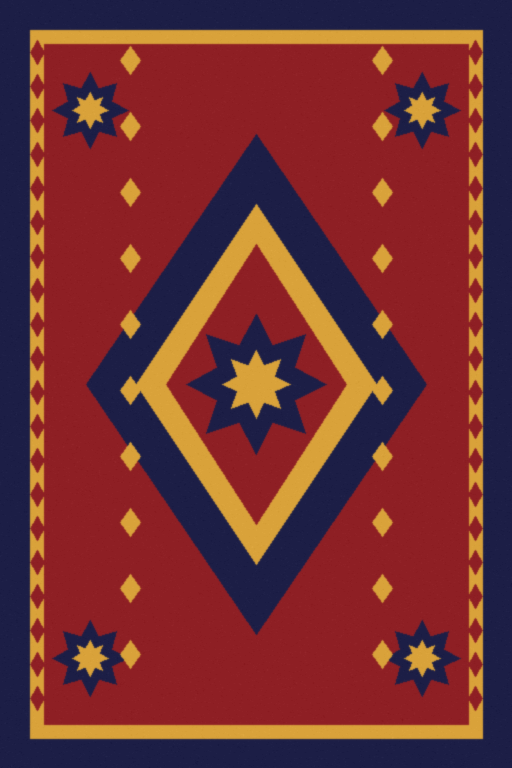
#> input picture samarkand/3d/scripts/tex2/carpet1.png, 512 x 768 px
$ python textures8.py
#> lines starting #> are read from the running program, lines starting #| are printed output that depends on the picture; after the words box and inside, x2 and y2 are one past the last pixel; in counts of white or black regions, pixels touching at a corner belong together
#> in tekke, `im = Image.new('RGB', (W_, H_), RED)`:
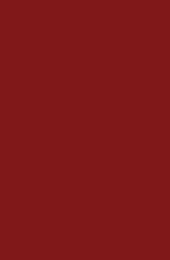
#> im: PIL image 170x260 RGB; mean R, G, B 128, 24, 26
"""R12 rev. 8 textiles: woven, not printed. Every rug is designed at KNOT resolution and rendered knot by knot (abrash
bands, per-knot colour scatter, pile shading, wear); kilims get weft ribs and slits; suzani is embroidered (chain-stitch
relief on a linen ground); adras ikat gets the warp-feathered edges of real resist dyeing. Writes tex2/*.png.
Usage: python3 textures8.py"""
import os, math, random
import numpy as np
from PIL import Image, ImageDraw, ImageFilter
OUT = os.path.join(os.path.dirname(os.path.abspath(__file__)), 'tex2')
BASE = os.path.dirname(os.path.abspath(__file__))

def lowfreq(h, w, cells, seed):
    """smooth noise 0..1 (bilinear upsampled random grid)"""
    r = np.random.default_rng(seed); g = r.random((cells + 1, int(cells * w / h) + 2))
    return np.asarray(Image.fromarray((g * 255).astype(np.uint8)).resize((w, h), Image.BICUBIC), np.float32) / 255.0

def abrash(h, seed, amp=0.07):
    """per-row multiplier: yarn lots dyed slightly differently -> horizontal bands of 4..30 rows"""
    r = random.Random(seed); f = np.ones(h, np.float32); y = 0
    while y < h:
        n = r.randint(4, 30); f[y:y + n] = 1 + r.uniform(-amp, amp); y += n
    return np.convolve(f, np.ones(3) / 3, 'same')

def pile(design, k=6, seed=1, wear=0.12, warp=(150, 120, 100)):
    """design: (H, W, 3) uint8 at knot resolution -> pile rug image (H*k, W*k)"""
#> called with k = 6, seed = 11, wear = 0.12, warp = (150, 120, 100)
    d = design.astype(np.float32); H, W, _ = d.shape; r = np.random.default_rng(seed)
#> after `H, W, _ = d.shape`: H = 260; W = 170
    sat = (d.max(2) - d.min(2)) / 255.0
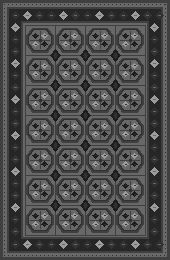
#> sat: shape (260, 170) float32; min 0.11, max 0.612, mean 0.299
    d *= (1 + (abrash(H, seed)[:, None] - 1) * (0.4 + sat))[:, :, None]                           # abrash shows on dyed yarn
    d *= (1 + r.normal(0, 0.035, (H, W)))[:, :, None]                                              # knot-to-knot scatter
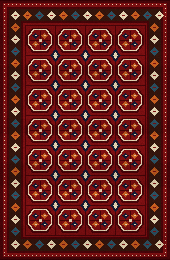
#> d: shape (260, 170, 3) float32; mean of channels 0, 1, 2 112.1, 45.1, 41.7; drawn with min black and max white
    wf = lowfreq(H, W, 6, seed + 7); wm = np.clip((wf - (1 - wear)) / wear, 0, 1)[:, :, None]     # worn patches: pile low, warp shows
    d = d * (1 - 0.18 * wm) + np.array(warp, np.float32) * 0.18 * wm
    big = np.repeat(np.repeat(d, k, 0), k, 1)
    yy, xx = np.mgrid[0:k, 0:k] / (k - 1)                                                          # one knot: lit top, shadowed foot
    cell = 1.04 - 0.14 * yy ** 2 - 0.06 * (2 * xx - 1) ** 2
    big *= np.tile(cell, (H, W))[:, :, None]
    big *= (1 + r.normal(0, 0.04, big.shape[:2]))[:, :, None]                                       # fibre noise
    im = Image.fromarray(np.clip(big, 0, 255).astype(np.uint8))
#> im: PIL image 1020x1560 RGB
    return im.filter(ImageFilter.GaussianBlur(0.7))
#> returned value: PIL image 1020x1560 RGB

def flatweave(design, kx=4, ky=3, seed=1):
    """kilim: weft ribs, warp ridges, slits where the colour changes along a row"""
    d = design.astype(np.float32); H, W, _ = d.shape; r = np.random.default_rng(seed)
    d *= (1 + (abrash(H, seed, 0.05)[:, None] - 1))[:, :, None]
    d *= (1 + r.normal(0, 0.03, (H, W)))[:, :, None]
    slit = np.zeros((H, W), bool); slit[:, 1:] = np.abs(design[:, 1:].astype(int) - design[:, :-1].astype(int)).sum(2) > 60
    big = np.repeat(np.repeat(d, ky, 0), kx, 1)
    yy, xx = np.mgrid[0:ky, 0:kx]
    cell = 1.0 + 0.10 * np.cos(2 * math.pi * yy / ky) - 0.06 * (xx == 0)
    big *= np.tile(cell, (H, W))[:, :, None]
    s = np.repeat(np.repeat(slit, ky, 0), kx, 1); s[:, 1:] &= ~s[:, :-1]
    big[s] *= 0.45
    big *= (1 + r.normal(0, 0.03, big.shape[:2]))[:, :, None]
    return Image.fromarray(np.clip(big, 0, 255).astype(np.uint8)).filter(ImageFilter.GaussianBlur(0.5))

# [27 lines left out: functions handwarp, embroider, not called in this run]

# ---------------------------------------------------------------- BUKHARA (TEKKE) RUG, 170 x 260 knots
RED, DRED, IVORY, NAVY, ORANGE, BROWN, BLUEG = (128, 24, 26), (78, 14, 18), (226, 210, 178), (30, 34, 58), (196, 98, 40), (60, 30, 22), (52, 88, 104)
def tekke():
    W_, H_ = 170, 260; im = Image.new('RGB', (W_, H_), RED); dr = ImageDraw.Draw(im)
    def rect(x0, y0, x1, y1, c): dr.rectangle((x0, y0, x1 - 1, y1 - 1), fill=c)
    # borders: outer guard, main border (stepped octagons on dark), inner guard; elems at both ends
    rect(0, 0, W_, H_, DRED); rect(3, 3, W_ - 3, H_ - 3, RED)
    for x in range(4, W_ - 4, 4): dr.point((x, 4), IVORY); dr.point((x, H_ - 5), IVORY)
    for y in range(4, H_ - 4, 4): dr.point((4, y), IVORY); dr.point((W_ - 5, y), IVORY)
    rect(7, 7, W_ - 7, H_ - 7, DRED); rect(9, 9, W_ - 9, H_ - 9, BROWN); rect(21, 21, W_ - 21, H_ - 21, DRED)
    def star(cx, cy, c1, c2):
        for dy in range(-4, 5):
            w = 4 - abs(dy); dr.line((cx - w, cy + dy, cx + w, cy + dy), fill=c1)
        dr.point((cx, cy), c2); dr.line((cx - 1, cy, cx + 1, cy), fill=c2)
    for i, x in enumerate(range(15, W_ - 10, 12)): star(x, 15, (IVORY, ORANGE, BLUEG)[i % 3], RED); star(x, H_ - 16, (IVORY, ORANGE, BLUEG)[i % 3], RED)
    for i, y in enumerate(range(27, H_ - 20, 12)): star(15, y, (ORANGE, IVORY, BLUEG)[i % 3], RED); star(W_ - 16, y, (ORANGE, IVORY, BLUEG)[i % 3], RED)
    rect(23, 23, W_ - 23, H_ - 23, RED)
    # field: 4 x 7 primary guls (quartered octagons) on a lattice of dark lines, chemche minor guls between
    fx0, fy0, fx1, fy1 = 25, 25, W_ - 25, H_ - 25; nx, ny = 4, 7; gw, gh = (fx1 - fx0) / nx, (fy1 - fy0) / ny
    for i in range(nx + 1): dr.line((fx0 + i * gw, fy0, fx0 + i * gw, fy1), fill=DRED)
    for j in range(ny + 1): dr.line((fx0, fy0 + j * gh, fx1, fy0 + j * gh), fill=DRED)
    for j in range(ny):
        for i in range(nx):
            cx, cy = fx0 + (i + 0.5) * gw, fy0 + (j + 0.5) * gh; a_, b_ = gw * 0.44, gh * 0.40
            oct_ = [(cx - a_ * 0.55, cy - b_), (cx + a_ * 0.55, cy - b_), (cx + a_, cy - b_ * 0.4), (cx + a_, cy + b_ * 0.4),
                    (cx + a_ * 0.55, cy + b_), (cx - a_ * 0.55, cy + b_), (cx - a_, cy + b_ * 0.4), (cx - a_, cy - b_ * 0.4)]
            dr.polygon(oct_, fill=DRED); s = 0.86
            dr.polygon([(cx + (x - cx) * s, cy + (y - cy) * s) for x, y in oct_], fill=IVORY); s = 0.78
            inner = [(cx + (x - cx) * s, cy + (y - cy) * s) for x, y in oct_]
            dr.polygon(inner, fill=RED)
            for q, (sx, sy) in enumerate(((-1, -1), (1, -1), (1, 1), (-1, 1))):              # quarters, colours alternate diagonally
                c = NAVY if q % 2 == 0 else ORANGE
                qx, qy = cx + sx * a_ * 0.36, cy + sy * b_ * 0.36
                dr.polygon([(qx, qy - b_ * 0.22), (qx + a_ * 0.24, qy), (qx, qy + b_ * 0.22), (qx - a_ * 0.24, qy)], fill=c)
                dr.point((int(qx), int(qy)), IVORY); dr.point((int(qx) + 1, int(qy)), IVORY)
            dr.line((cx - a_ * 0.75, cy, cx + a_ * 0.75, cy), fill=DRED, width=1); dr.line((cx, cy - b_ * 0.7, cx, cy + b_ * 0.7), fill=DRED, width=1)
            dr.rectangle((cx - 1, cy - 1, cx + 1, cy + 1), fill=IVORY)
    for j in range(ny + 1):
        for i in range(nx + 1):
            cx, cy = fx0 + i * gw, fy0 + j * gh
            if fx0 < cx < fx1 and fy0 < cy < fy1:
                dr.polygon([(cx, cy - 6), (cx + 5, cy), (cx, cy + 6), (cx - 5, cy)], fill=NAVY); dr.polygon([(cx, cy - 3), (cx + 2, cy), (cx, cy + 3), (cx - 2, cy)], fill=IVORY)
    return np.asarray(im)

# ---------------------------------------------------------------- PALAS (kilim-woven version of a flat design)
def palas_from(path, w=180, h=180):
    im = Image.open(path).convert('RGB').resize((w, h), Image.NEAREST)
    return np.asarray(im.quantize(10, dither=Image.Dither.NONE).convert('RGB'))

# ---------------------------------------------------------------- SUZANI (Nurata / Bukhara type): rosettes, leaves, vines on linen
LIN = (226, 214, 186)
# [102 lines left out: functions suzani, zardevor, adras, canvas, velvet, not called in this run]


# ---------------------------------------------------------------- PAKHTA (cotton-boll) porcelain: cobalt net, white bolls, gold dots
def pakhta(N=512):
    S_ = 4; im = Image.new('RGB', (N * S_, N * S_), (244, 244, 240)); dr = ImageDraw.Draw(im); c = (18, 40, 128); g = (196, 150, 60)
    n = 4; st = N * S_ / n
    for i in range(-1, n + 2):
        for j in range(-1, n + 2):
            cx, cy = (i + (0.5 if j % 2 else 0)) * st, j * st
            R = st * 0.36
            dr.polygon([(cx, cy - R), (cx + R, cy), (cx, cy + R), (cx - R, cy)], fill=c)                   # cobalt boll husk
            for a in range(4):
                an = a * math.pi / 2 + math.pi / 4; px, py = cx + R * 0.32 * math.cos(an), cy + R * 0.32 * math.sin(an)
                dr.ellipse((px - R * 0.3, py - R * 0.3, px + R * 0.3, py + R * 0.3), fill=(250, 250, 248), outline=c, width=S_ * 2)
            dr.ellipse((cx - R * 0.12, cy - R * 0.12, cx + R * 0.12, cy + R * 0.12), fill=g)
            dr.line((cx + R, cy, cx + st - R, cy), fill=c, width=S_ * 5)
    im = im.resize((N, N), Image.LANCZOS)
    a = np.asarray(im, np.float32) * (1 + np.random.default_rng(1).normal(0, 0.012, (N, N)))[:, :, None]
    return Image.fromarray(np.clip(a, 0, 255).astype(np.uint8))

if __name__ == '__main__':
    pakhta().save(os.path.join(OUT, 'pakhta.png'))
    pile(tekke(), 6, 11).save(os.path.join(OUT, 'rug_tekke.png')); print('rug_tekke')
    for i, src in enumerate(('carpet1', 'carpet2', 'carpet3', 'carpet4')):
        flatweave(palas_from(os.path.join(OUT, src + '.png')), 5, 4, 20 + i).save(os.path.join(OUT, f'palas{i + 1}.png')); print('palas', i + 1)
#> in palas_from, `return np.asarray(im.quantize(10, dither=Image.Dither.NONE).convert('R..`:
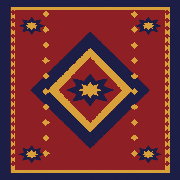
#> returned value: shape (180, 180, 3); mean of channels 0, 1, 2 114.6, 47.4, 49.8; drawn as R, G, B
#> in flatweave, `slit[:, 1:] = np.abs(design[:, 1:].astype(int) - design[:, :-1].astype`:
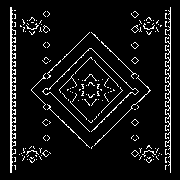
#> slit: shape (180, 180) bool; 7.4% white in thin lines or dots, all inside (x1, y1, x2, y2) = (10, 7, 171, 173)
#> in flatweave, `s = np.repeat(np.repeat(slit, ky, 0), kx, 1)`: s: shape (720, 900) bool; 7.4% white; 154 white regions, largest, box (x1, y1, x2, y2) and area: (50, 28, 80, 692) 11140, (825, 28, 855, 692) 8540, (245, 192, 695, 528) 3440
#> in flatweave, `s[:, 1:] &= ~s[:, :-1]`:
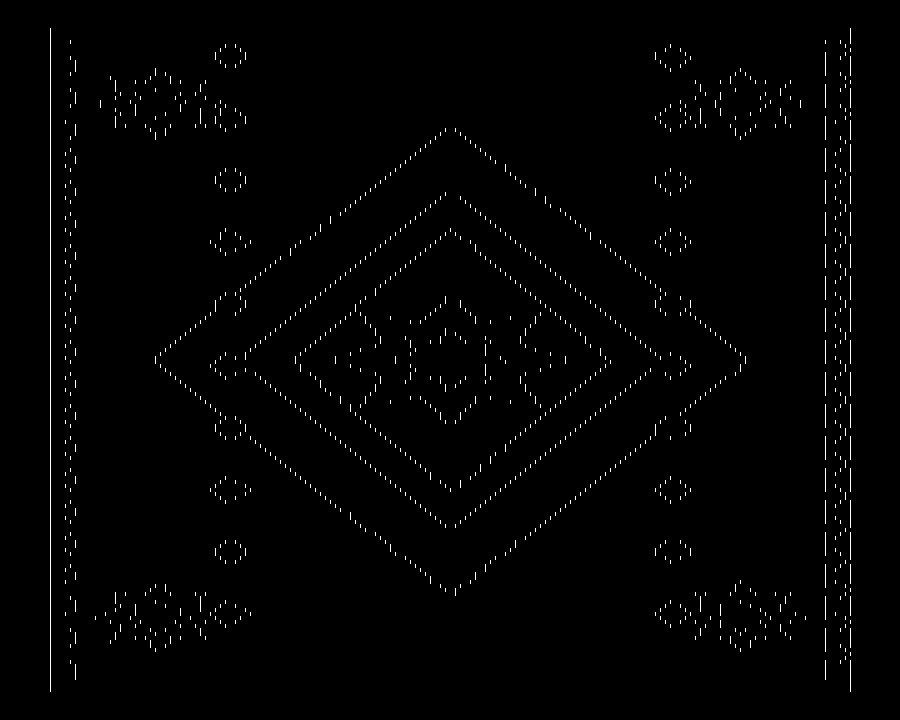
#> s: shape (720, 900) bool; 1.1% white in thin lines or dots, all inside (x1, y1, x2, y2) = (50, 28, 851, 692)
#> in flatweave, `big[s] *= 0.45`:
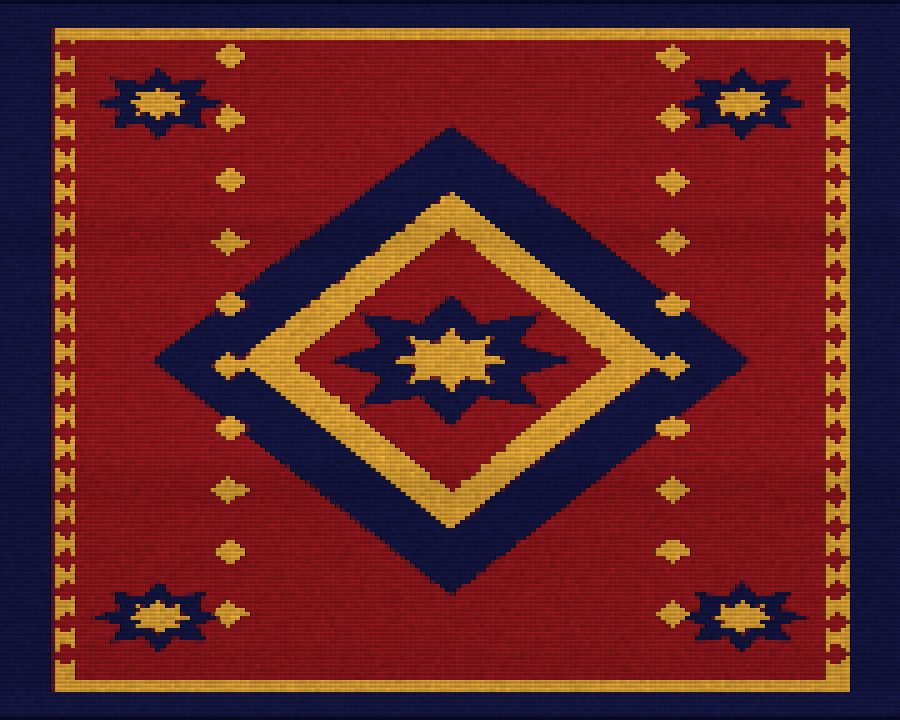
#> big: shape (720, 900, 3) float32; mean of channels 0, 1, 2 114.1, 47.1, 49.4; drawn with min black and max white
#> pass 2 of the loop `for i, src in enumerate(('carpet1', 'carpet2', 'carpet3', 'carpet4')):`:
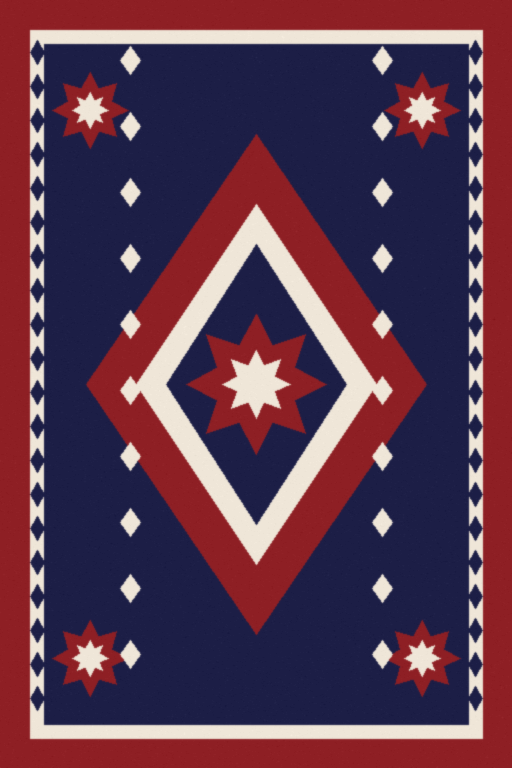
#> input picture samarkand/3d/scripts/tex2/carpet2.png, 512 x 768 px
#> in flatweave (call 2), `slit[:, 1:] = np.abs(design[:, 1:].astype(int) - design[:, :-1].astype`:
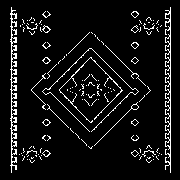
#> slit: shape (180, 180) bool; 7.4% white in thin lines or dots, all inside (x1, y1, x2, y2) = (10, 7, 171, 173)
#> s: shape (720, 900) bool; 7.4% white; 125 white regions, largest, box (x1, y1, x2, y2) and area: (50, 28, 85, 692) 11540, (825, 28, 855, 692) 9680, (210, 192, 695, 528) 4240
#> in flatweave (call 2), `big[s] *= 0.45`:
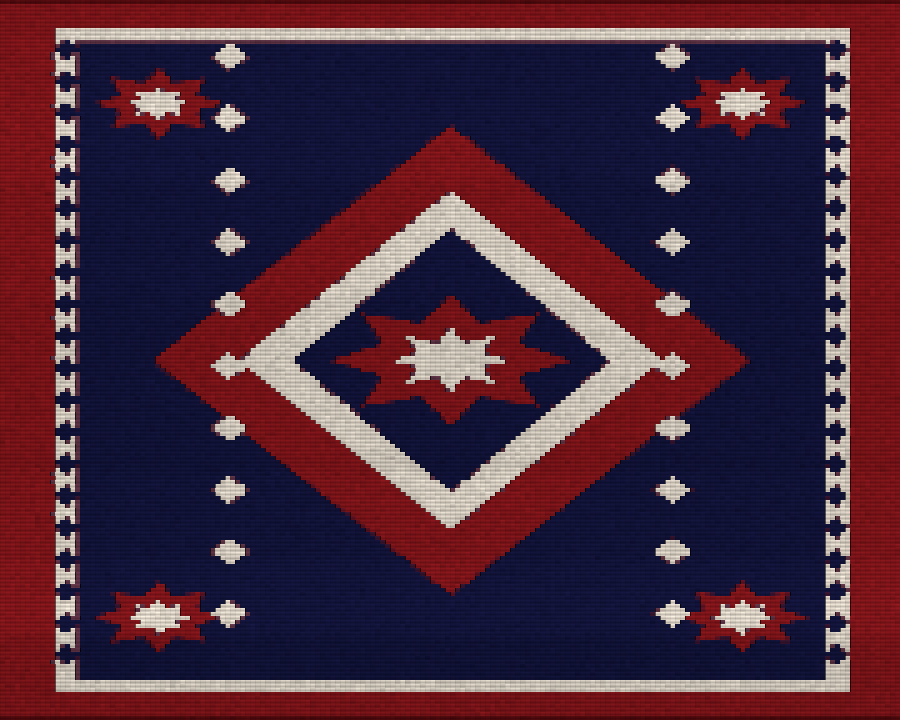
#> big: shape (720, 900, 3) float32; mean of channels 0, 1, 2 90.4, 54.8, 75.7; drawn with min black and max white
#> pass 3 of the loop `for i, src in enumerate(('carpet1', 'carpet2', 'carpet3', 'carpet4')):`:
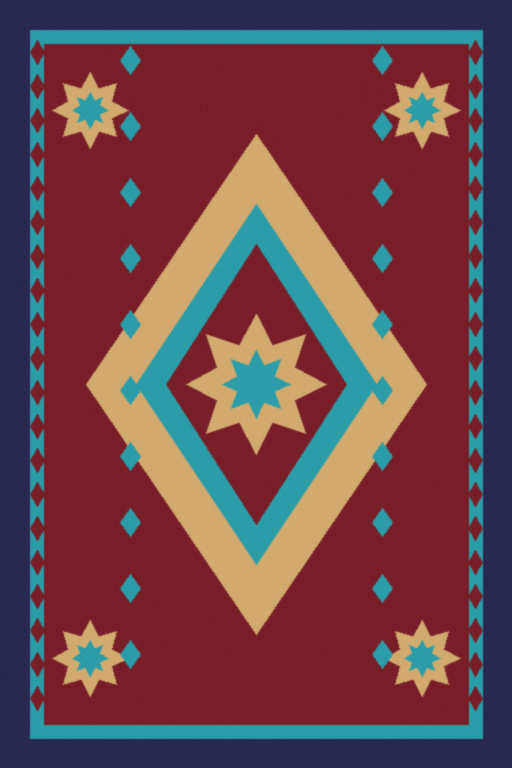
#> input picture samarkand/3d/scripts/tex2/carpet3.png, 512 x 768 px
#> in palas_from (call 3), `im = Image.open(path).convert('RGB').resize((w, h), Image.NEAREST)`:
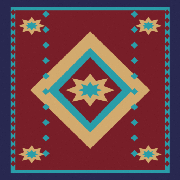
#> im: PIL image 180x180 RGB; mean R, G, B 107.8, 68.5, 74.2
#> in palas_from (call 3), `return np.asarray(im.quantize(10, dither=Image.Dither.NONE).convert('R..`:
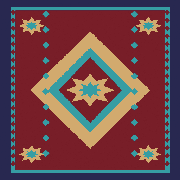
#> returned value: shape (180, 180, 3); mean of channels 0, 1, 2 108.8, 68.5, 73.7; drawn as R, G, B
#> (the run stopped early here; a loop or call above may not have finished)
